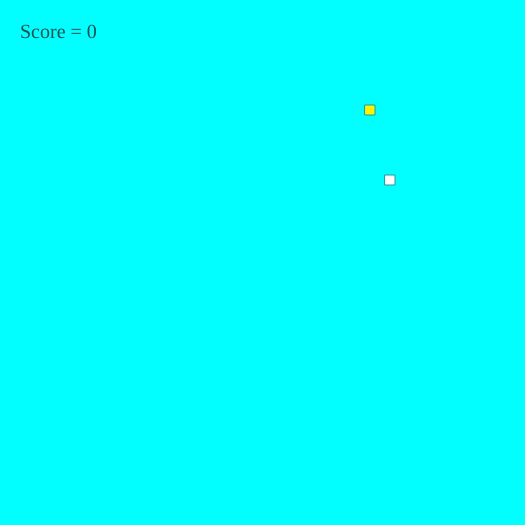
Frame 1 (no input)
Frame 2 (the mouse pressed at the canvas centre, redrawn once): identical to frame 1, image omitted

The p5.js sketch that drew this single still picture (run headless with seeded random() and noise() and a simulated clock; the mouse was pressed at the canvas centre and the sketch redrawn once):

// p5.js sketch
// ── sketch.js
let boxes = [];
let boxIndex = 2; // index location of boxes to add the next box
let addBox = 0; // # of boxes to add
let squareRadius = 10; // distance between squares
let direction = '';  // to prevent backward movement
let gameOver = false;
let scoreElem;
let prevScore;

function setup() {
  createCanvas(525, 525);
  frameRate(25);
  
  // intial boxes
  boxes[0] = new Box(null, null, '#FFF400'); // red box
  boxes[1] = new Box(); // 1st white box

  // Display text to track score
  scoreElem = createDiv('Score = 0');
  scoreElem.position(20, 20);
  scoreElem.class = 'score';
  scoreElem.style('color', '#19514F');
  scoreElem.style('font-size', '20px');

  noLoop();
}

function draw() {
  background('#01FFFF');
  //1st white box code
  boxes[1].display();
  boxes[1].move();
  
  // red box code
  boxes[0].display();

  let d = dist(boxes[1].x, boxes[1].y, boxes[0].x, boxes[0].y);
  
  if (d <= squareRadius) { // when 1st white box touch red box
    boxes[0].teleport();
    addBox = 5; // setup to add three new Box();
    
    // track and display your score
    let prevScore = parseInt(scoreElem.html().substring(8));
    scoreElem.html('Score = ' + (prevScore + 1));
  }

  if (addBox > 0) { // add one new Box() every draw() loop
      let x = boxes[boxIndex-1].prevX;
      let y = boxes[boxIndex-1].prevY;
      boxes[boxIndex] = new Box(x, y);
      boxIndex ++;
      addBox --;
  }
  
  // display all trailing boxes
  for (let i = 2; i < boxes.length; i++) {
    boxes[i].display();
    boxes[i].follow(boxes[i-1].prevX, boxes[i-1].prevY);
  }

  checkGameOver();
}

function keyTyped() {
  if (gameOver === true)
    return;

  if (key === 'w' || key === 'a' || key === 's' || key === 'd') {
    loop();
  }
  // add else noLoop() method for screenshots

  if (key === 'w' && direction !== 'down') {
    direction = 'up';
  } else if(key === 's' && direction !== 'up') {
    direction = 'down';
  } else if (key === 'a' && direction !== 'right') {
    direction = 'left';
  } else if (key === 'd' && direction !== 'left') {
    direction = 'right';
  }
}

function checkGameOver() {
  // when box touches the wall
  if ( (boxes[1].x) > width || (boxes[1].x) <= 0 || (boxes[1].y) > width || (boxes[1].y) <= 0) {
    gameOver = true;
    noLoop();
  }

  // when box touch itself
  for (let i = 1; i < boxes.length; i++) {
    for (let j = i+1; j < boxes.length; j++) {
      let d = dist(boxes[i].x, boxes[i].y, boxes[j].x, boxes[j].y);

      if(d < squareRadius) {
        noLoop();
        gameOver = true;
      }
    }
  }
}

function range() {
  // this equation retuns a number from 10 to width 520 in multiples of 10
  return (floor(random((width - 15)/10 )) * 10) + 10;
}

class Box {
  constructor (x, y, color) {
    this.x = x || range();
    this.y = y || range();
    this.width = 10;
    this.height = 10;
    this.color = color || 255;

    // for tracking
    this.prevX = 0;
    this.prevY = 0;
  }

  track() {
    this.prevX = this.x;
    this.prevY = this.y;
  }

  move () { //movement of 1st box
    this.track();

    if (direction === 'up') {
      this.y = this.y - 10; 
    } else if(direction === 'down') {
      this.y = this.y + 10;
    } else if (direction === 'left') {
      this.x = this.x - 10;
    } else if (direction === 'right') {
      this.x = this.x + 10;
    }
  }

  follow(x2, y2) { // for trailing boxes
    this.track();

    // move
    this.x = x2;
    this.y = y2;
  }

  teleport() {  
    this.x = range();
    this.y = range();
  }

  display () {
    rectMode(CENTER);
    fill(this.color);
    stroke('#269996');
    rect(this.x, this.y, this.width, this.height);
  }
}
